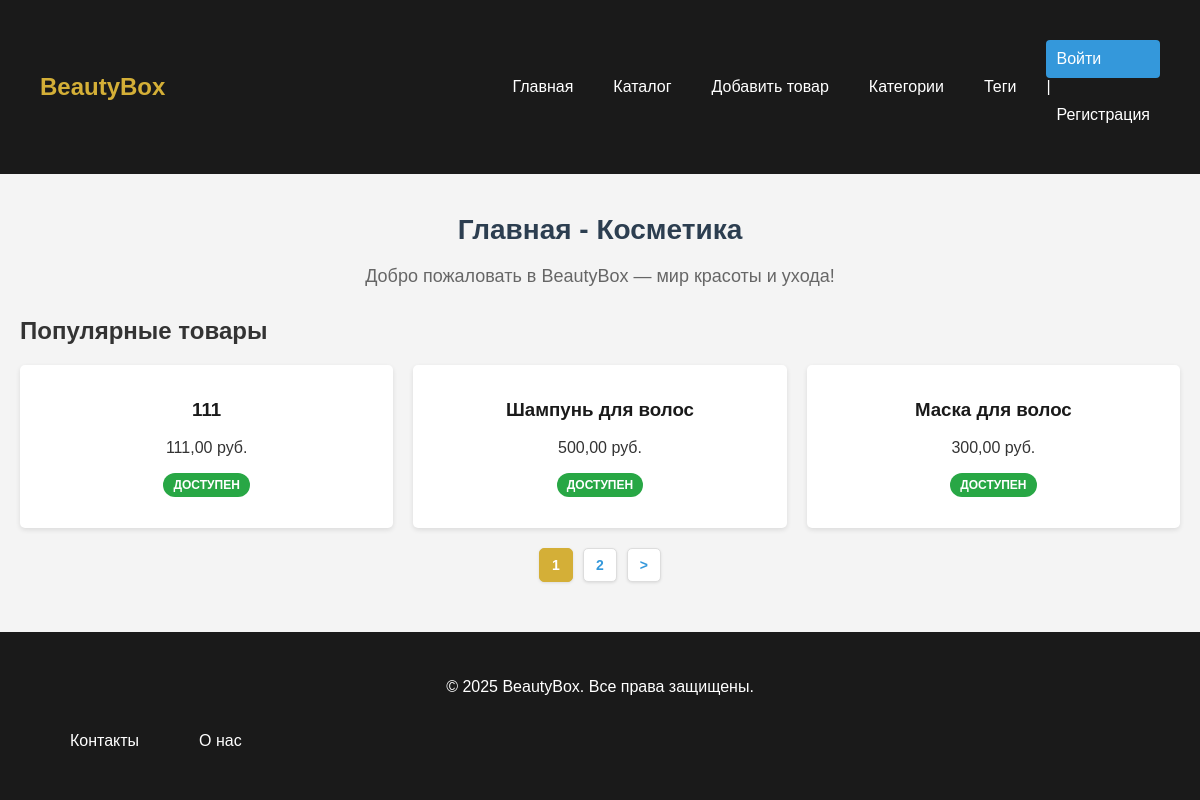
The page / on the database its author committed.
### BeautyBoxApp/models.py (models this page shows, shortened)
class Product(models.Model):
    class ProductStatus(Enum):
        AVAILABLE = 'Доступен'
        OUT_OF_STOCK = 'Нет в наличии'
        COMING_SOON = 'Скоро в продаже'
    photo = models.ImageField(
        upload_to='photos/%Y/%m/%d/',
        default=None,
        blank=True,
        null=True,
        verbose_name="Фото"
    )
    name = models.CharField(max_length=200, verbose_name="Название товара")
    slug = models.SlugField(max_length=200, unique=True, verbose_name="URL-идентификатор")
    price = models.DecimalField(max_digits=10, decimal_places=2, verbose_name="Цена")
    tags = models.ManyToManyField('Tag', blank=True, related_name='products', verbose_name="Теги")
    manufacturer = models.OneToOneField('Manufacturer', on_delete=models.SET_NULL, null=True, blank=True, related_name='product', verbose_name="Производитель")
    description = models.TextField(verbose_name="Описание")
    category = models.ForeignKey(Category, on_delete=models.CASCADE, related_name='products', verbose_name="Категория")
    status = models.CharField(
        max_length=20,
        choices=[(status.name, status.value) for status in ProductStatus],
        default=ProductStatus.AVAILABLE.name,
        verbose_name="Статус"
    )
    created_at = models.DateTimeField(auto_now_add=True, verbose_name="Дата создания")
    updated_at = models.DateTimeField(auto_now=True, verbose_name="Дата обновления")
    created_by = models.ForeignKey(
        get_user_model(),
        on_delete=models.SET_NULL,
        null=True,
        blank=True,
        related_name='created_products',
        verbose_name="Создан пользователем"
    )
    objects = ProductManager()
    @property
    def is_available(self):
        return self.status == self.ProductStatus.AVAILABLE.name
    class Meta:
        verbose_name = "Товар"
        verbose_name_plural = "Товары"
        ordering = ['-created_at']

### BeautyBoxApp/views.py (the view)
# urls.py: path('', views.IndexView.as_view(), name='home'),
class IndexView(DataMixin, ListView):
    model = Product
    template_name = 'cosmetics/index.html'
    context_object_name = 'products'
    title_page = 'Главная - Косметика'
    def get_queryset(self):
        return Product.objects.available()[:6]
    def get_context_data(self, **kwargs):
        context = super().get_context_data(**kwargs)
        return self.get_mixin_context(context, cat_selected=0)

### BeautyBoxApp/converters.py (called while the page is built)
    def to_url(self, value):
        return value

### BeautyBoxApp/models.py (called while the page is built)
    def available(self):
        return self.filter(status=Product.ProductStatus.AVAILABLE.name)

### BeautyBoxApp/templatetags/cosmetic_tags.py (called while the page is built)
@register.simple_tag
def get_categories():
    return Category.objects.all()

@register.inclusion_tag('cosmetics/list_tags.html')
def show_tags():
    tags = Tag.objects.annotate(total=Count('products')).filter(total__gt=0)
    return {'tags': tags}

### BeautyBoxApp/utils.py (called while the page is built)
    def get_mixin_context(self, context, **kwargs):
        if self.title_page:
            context['title'] = self.title_page
        context['menu'] = menu
        context['cat_selected'] = None
        context.update(kwargs)
        return context

### templates/cosmetics/index.html
{% extends 'cosmetics/base.html' %}
{% block content %}
    <h1>{{ title }}</h1>
    <p class="intro">Добро пожаловать в BeautyBox — мир красоты и ухода!</p>
    <h2>Популярные товары</h2>
    <div class="product-grid">
        {% for p in products %}
            <div class="product-card">
                <h3><a href="{% url 'product' product_slug=p.slug %}">{{ p.name }}</a></h3>
                <p>{{ p.price }} руб.</p>
                <p>
                    <span class="badge {% if p.is_available %}badge-success{% else %}badge-secondary{% endif %}">
                        {{ p.get_status_display }}
                    </span>
                </p>
            </div>
        {% empty %}
            <p class="alert alert-info">Нет доступных товаров</p>
        {% endfor %}
    </div>
{% endblock %}

### static/cosmetics/css/styles.css (style rules this page uses)
body { font-family: Arial, sans-serif; margin: 0; padding: 0; background-color: #f5f5f5; color: #333; min-height: 100vh; display: flex; flex-direction: column; }
h1 { color: #1a1a1a; font-size: 28px; margin-bottom: 20px; }
.intro { font-size: 18px; color: #666; margin-bottom: 30px; }
.product-grid { display: grid; grid-template-columns: repeat(auto-fit, minmax(250px, 1fr)); gap: 20px; }
.product-card { background: #fff; padding: 15px; border-radius: 5px; box-shadow: 0 2px 5px rgba(0,0,0,0.1); text-align: center; }
.product-card h3 a { color: #1a1a1a; text-decoration: none; }
.badge { display: inline-block; padding: 5px 10px; border-radius: 15px; font-size: 12px; font-weight: bold; text-transform: uppercase; }
.badge-success { background-color: #28a745; color: #fff; }
body { font-family: Arial, sans-serif; margin: 0; padding: 0; background-color: #f4f4f4; color: #333; }
h1 { text-align: center; color: #2c3e50; margin: 20px 0; }
p { text-align: center; }
a:not(.button) { color: #3498db; text-decoration: none; }

### rows shown on the page
Product: name "111", price "111,00", status "ДОСТУПЕН"
Product: name "Шампунь для волос", price "500,00", status "ДОСТУПЕН"
Product: name "Маска для волос", price "300,00", status "ДОСТУПЕН"

### other values the page prints
{{ title }} "Главная - Косметика"
{{ p }} "1"
{{ p }} "2"
